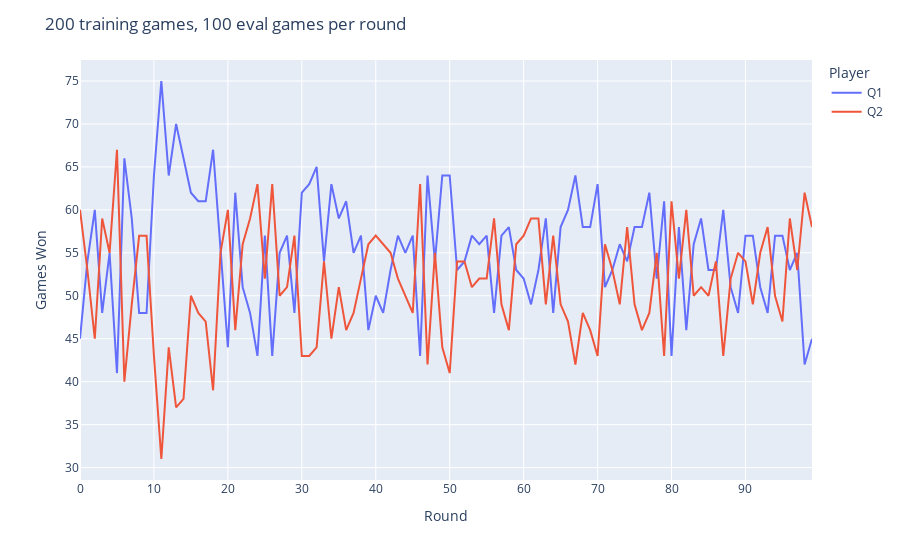

Notebook code for this chart:
### Code cell
df = pd.DataFrame()
for i in range(2):
    df[state.players[i].name] = [_[i] for _ in all_results]
fig = px.line(df)
fig.update_layout(
    title='200 training games, 100 eval games per round',
    xaxis_title='Round',
    yaxis_title='Games Won',
    legend_title='Player'
)
fig.show()

### Figure 1 — Plotly figure (JSON) as saved in the notebook; plotly's stock layout.template omitted (floating-point values rounded to 4 significant figures)
{"data": [{"hovertemplate": "variable=Q1<br>index=%{x}<br>value=%{y}<extra></extra>", "legendgroup": "Q1", "line": {"color": "#636efa", "dash": "solid"}, "marker": {"symbol": "circle"}, "mode": "lines", "name": "Q1", "orientation": "v", "showlegend": true, "type": "scatter", "x": [0, 1, 2, 3, 4, 5, 6, 7, 8, 9, 10, 11, 12, 13, 14, 15, 16, 17, 18, 19, 20, 21, 22, 23, 24, 25, 26, 27, 28, 29, 30, 31, 32, 33, 34, 35, 36, 37, 38, 39, 40, 41, 42, 43, 44, 45, 46, 47, 48, 49, 50, 51, 52, 53, 54, 55, 56, 57, 58, 59, 60, 61, 62, 63, 64, 65, 66, 67, 68, 69, 70, 71, 72, 73, 74, 75, 76, 77, 78, 79, 80, 81, 82, 83, 84, 85, 86, 87, 88, 89, 90, 91, 92, 93, 94, 95, 96, 97, 98, 99], "xaxis": "x", "y": [45, 54, 60, 48, 55, 41, 66, 59, 48, 48, 64, 75, 64, 70, 66, 62, 61, 61, 67, 56, 44, 62, 51, 48, 43, 57, 43, 55, 57, 48, 62, 63, 65, 54, 63, 59, 61, 55, 57, 46, 50, 48, 53, 57, 55, 57, 43, 64, 54, 64, 64, 53, 54, 57, 56, 57, 48, 57, 58, 53, 52, 49, 53, 59, 48, 58, 60, 64, 58, 58, 63, 51, 53, 56, 54, 58, 58, 62, 52, 61, 43, 58, 46, 56, 59, 53, 53, 60, 51, 48, 57, 57, 51, 48, 57, 57, 53, 55, 42, 45], "yaxis": "y"}, {"hovertemplate": "variable=Q2<br>index=%{x}<br>value=%{y}<extra></extra>", "legendgroup": "Q2", "line": {"color": "#EF553B", "dash": "solid"}, "marker": {"symbol": "circle"}, "mode": "lines", "name": "Q2", "orientation": "v", "showlegend": true, "type": "scatter", "x": [0, 1, 2, 3, 4, 5, 6, 7, 8, 9, 10, 11, 12, 13, 14, 15, 16, 17, 18, 19, 20, 21, 22, 23, 24, 25, 26, 27, 28, 29, 30, 31, 32, 33, 34, 35, 36, 37, 38, 39, 40, 41, 42, 43, 44, 45, 46, 47, 48, 49, 50, 51, 52, 53, 54, 55, 56, 57, 58, 59, 60, 61, 62, 63, 64, 65, 66, 67, 68, 69, 70, 71, 72, 73, 74, 75, 76, 77, 78, 79, 80, 81, 82, 83, 84, 85, 86, 87, 88, 89, 90, 91, 92, 93, 94, 95, 96, 97, 98, 99], "xaxis": "x", "y": [60, 53, 45, 59, 55, 67, 40, 49, 57, 57, 43, 31, 44, 37, 38, 50, 48, 47, 39, 55, 60, 46, 56, 59, 63, 52, 63, 50, 51, 57, 43, 43, 44, 54, 45, 51, 46, 48, 52, 56, 57, 56, 55, 52, 50, 48, 63, 42, 55, 44, 41, 54, 54, 51, 52, 52, 59, 49, 46, 56, 57, 59, 59, 49, 57, 49, 47, 42, 48, 46, 43, 56, 53, 49, 58, 49, 46, 48, 55, 43, 61, 52, 60, 50, 51, 50, 54, 43, 52, 55, 54, 49, 55, 58, 50, 47, 59, 53, 62, 58], "yaxis": "y"}], "layout": {"legend": {"title": {"text": "Player"}, "tracegroupgap": 0}, "margin": {"t": 60}, "title": {"text": "200 training games, 100 eval games per round"}, "xaxis": {"anchor": "y", "domain": [0, 1], "title": {"text": "Round"}}, "yaxis": {"anchor": "x", "domain": [0, 1], "title": {"text": "Games Won"}}}}
